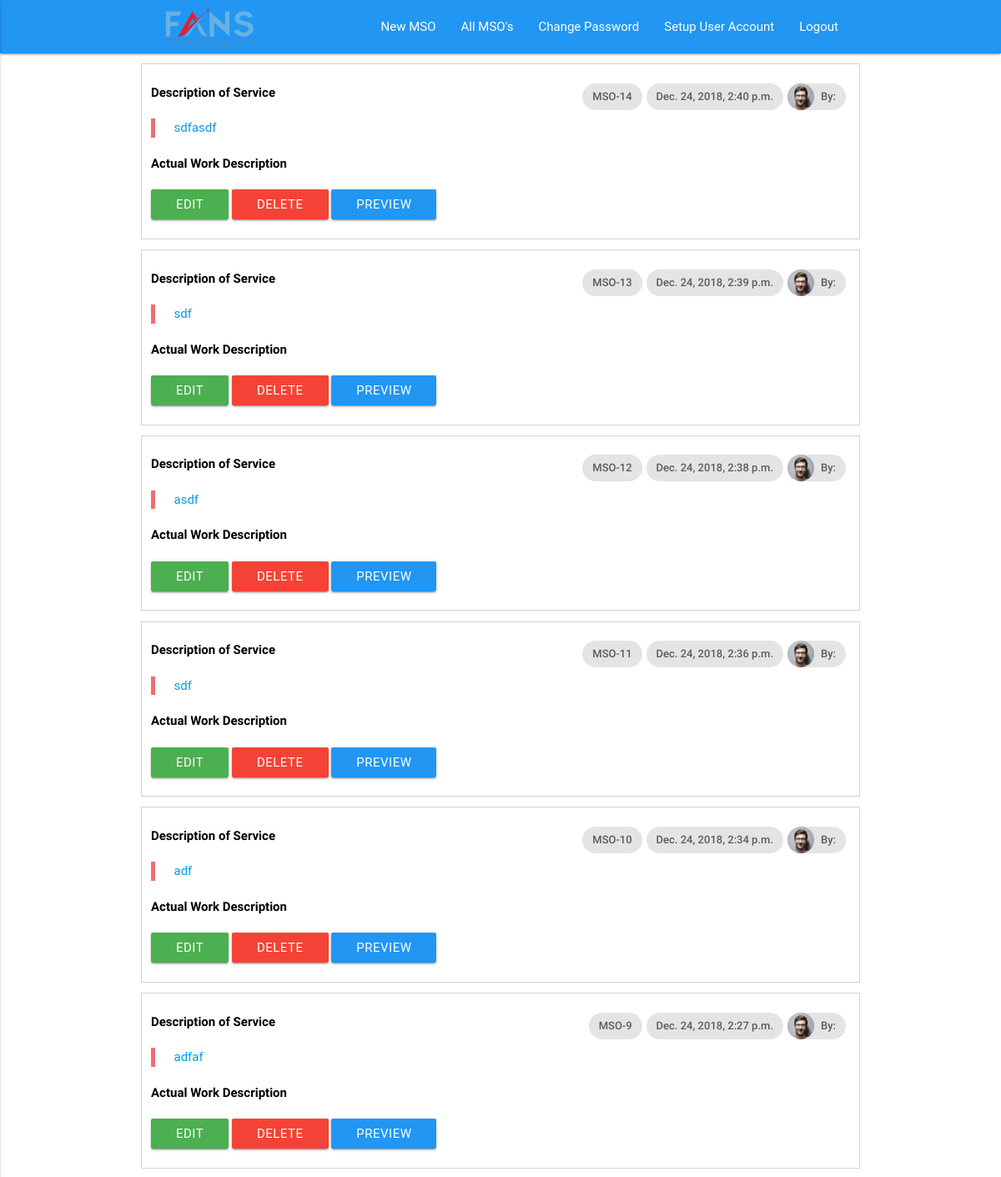
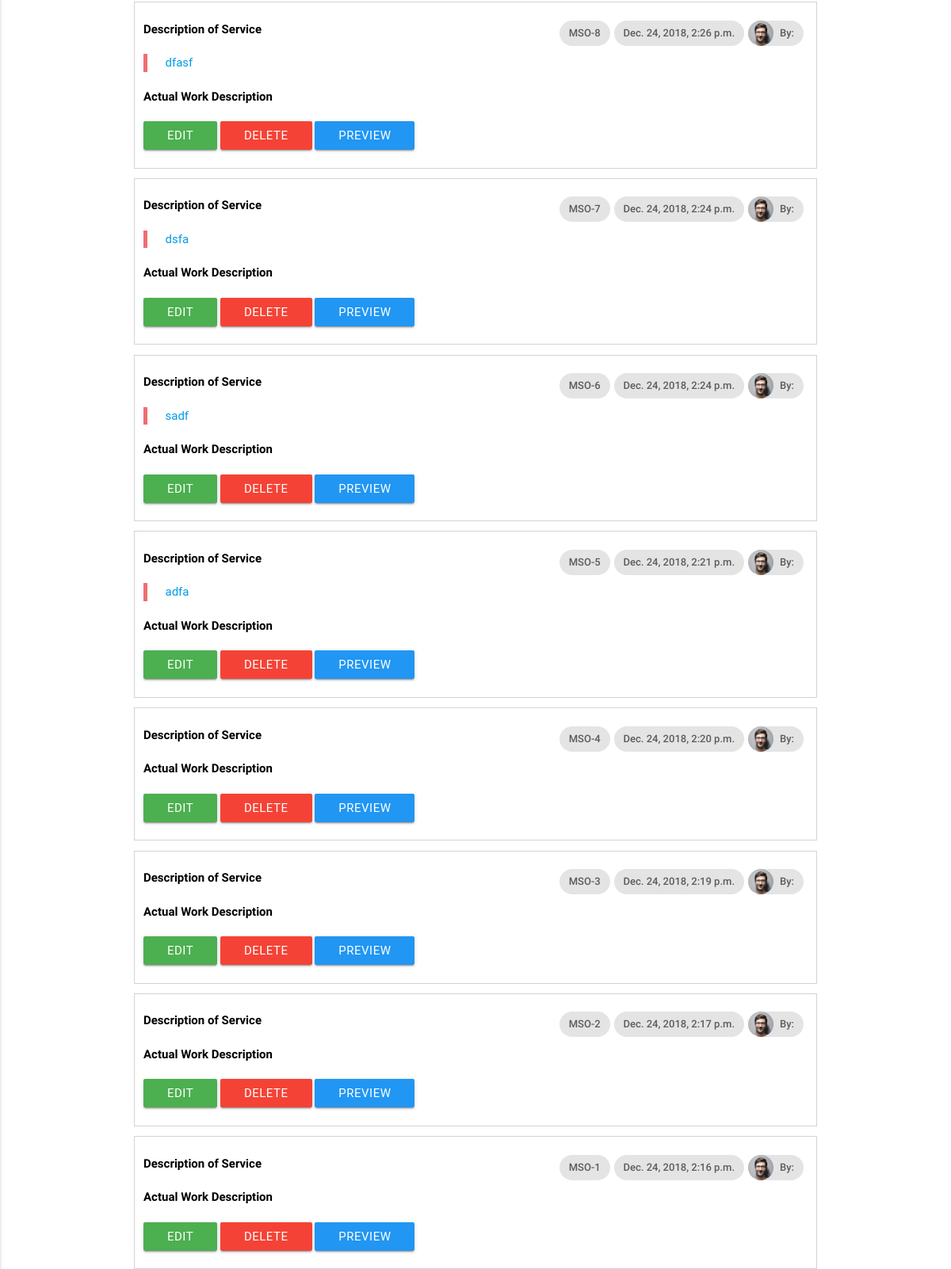
The app's page /mso/ (signed in), older data (2 pictures, top to bottom).
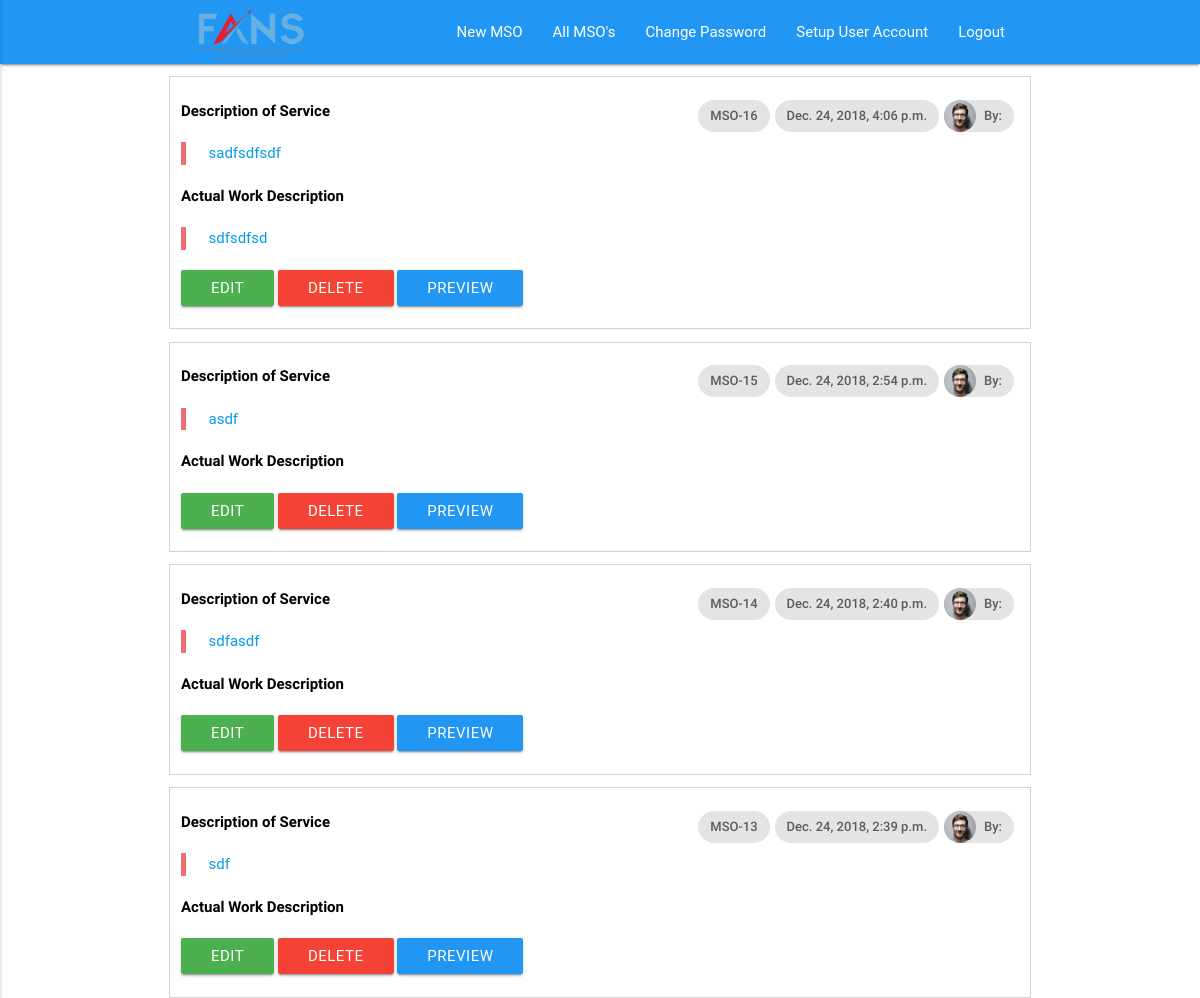
The same page, newer data.
### mso/models.py (models this page shows, shortened)
class MsoCns(models.Model):
    requested_by = models.CharField(max_length=100, default='')
    section =  models.CharField(max_length=100, default='')
    department_head =  models.CharField(max_length=100, default='')
    location =  models.CharField(max_length=100, default='')
    description_of_service = models.TextField(default='')
    tsm_approval = models.BooleanField(default=False)
    tsm_approval_date = models.DateTimeField(auto_now=False, null=True)
    actual_work_descripition = models.TextField(default='')
    date_started = models.CharField(default='', max_length=50)
    date_completed = models.CharField(default='', max_length=50)
    work_compleated_by = models.TextField(default='')
    id_number = models.CharField(max_length=254, default='')
    supervisor_approval = models.BooleanField(default=False)
    supervisor_approval_date = models.DateTimeField(auto_now=False, null=True)
    posted_on = models.DateTimeField(auto_now=True)
    posted_by = models.EmailField(max_length=254, default='')
    posted_by_name = models.CharField(max_length=254, default='')
    requested_by_other_department = models.BooleanField(default=False)
    completed = models.BooleanField(default=False)

### mso/views.py (the view)
# urls.py: path('', views.all_msos, name='all_msos.html'),
@login_required
def all_msos(request):
    all_msos = MsoCns.objects.all().order_by('-pk')
    current_user_name = helper.get_full_name(request.user)
    print(current_user_name)
    args = {
        'msos': all_msos,
        'current_user_name': str(current_user_name),
         'current_user_email': str(request.user),
    }
    return render(request, 'mso/all_msos.html', args)

### mso/helper.py (called while the page is built)
def get_full_name(email):
    first_name = CustomUser.objects.values_list('first_name', flat=True).filter(email=email)[0].lower()
    last_name = CustomUser.objects.values_list('last_name', flat=True).filter(email=email)[0].lower()
    return first_name.capitalize() + ' ' + last_name.capitalize()

### users/models.py (called while the page is built)
    def __str__(self):
        return self.email

### mso/templates/mso/all_msos.html (shortened to what this page needs)
{% extends 'base.html' %}
{% load static %}
{% block linktag %} <link rel="stylesheet" type="text/css" href="{% static "pages/css/mso.css" %}"> {% endblock linktag %}
{% block navbar-li %}
{% if user.is_authenticated %}
<li>
    <a href="/mso/new">New MSO</a>
</li>
<li>
    <a href="/mso/all">All MSO's</a>
</li>
<li>
    <a href="/accounts/password/change">Change Password</a>
</li>
<li>
    <a href="/user/setup-account">Setup User Account</a>
</li>
<li>
    <a href="/accounts/logout">Logout</a>
</li>
{% endif %}
{% endblock navbar-li %}
{% block content %}
<div class="container">
        {%for mso in msos %}
        <div class="row mso_row" id="r{{mso.id}}">
            <div class="col s12">
                <br>
                <a id="read_mode_a" href="/mso/{{mso.id}}">
                    <div class="chip">
                        <img src="{% static "pages/img/person1.jpg" %}" alt="Contact Person">By: {{ mso.posted_by_name }}
                    </div>
                    <div class="chip">
                        {{mso.posted_on}}
                    </div>
                    <div class="chip">MSO-{{mso.id}}</div>
                    <span class="title mso_title">Description of Service</span>
                    <blockquote>{{mso.description_of_service}}</blockquote>
                    <span class="title mso_title">Actual Work Description</span>
                    <blockquote>{{mso.actual_work_descripition}}</blockquote>
                    </a>
                    <a id="" href="/mso/edit/{{mso.id}}" class="waves-effect waves-light green btn modal-trigger">Edit</a>
                    <a id="{{mso.id}}" href="#" class="delete waves-effect waves-light red btn modal-trigger">Delete</a>
                    <a href="/mso/{{mso.id}}" class="waves-effect waves-light blue btn modal-trigger">Preview</a>
                <br>
                <br>
            </div>
        </div>
        {% endfor %}
</div>
{% endblock content %}

Row changes from the older to the newer data that the page shows:
removed MsoCns: posted_on "Dec. 24, 2018, 2:38 p.m.", id "12", description_of_service "asdf"
removed MsoCns: posted_on "Dec. 24, 2018, 2:36 p.m.", id "11", description_of_service "sdf"
removed MsoCns: posted_on "Dec. 24, 2018, 2:34 p.m.", id "10", description_of_service "adf"
removed MsoCns: posted_on "Dec. 24, 2018, 2:27 p.m.", id "9", description_of_service "adfaf"
removed MsoCns: posted_on "Dec. 24, 2018, 2:26 p.m.", id "8", description_of_service "dfasf"
removed MsoCns: posted_on "Dec. 24, 2018, 2:24 p.m.", id "7", description_of_service "dsfa"
removed MsoCns: posted_on "Dec. 24, 2018, 2:24 p.m.", id "6", description_of_service "sadf"
removed MsoCns: posted_on "Dec. 24, 2018, 2:21 p.m.", id "5", description_of_service "adfa"
removed MsoCns: posted_on "Dec. 24, 2018, 2:20 p.m.", id "4"
removed MsoCns: posted_on "Dec. 24, 2018, 2:19 p.m.", id "3"
removed MsoCns: posted_on "Dec. 24, 2018, 2:17 p.m.", id "2"
removed MsoCns: posted_on "Dec. 24, 2018, 2:16 p.m.", id "1"
added MsoCns: posted_on "Dec. 24, 2018, 4:06 p.m.", id "16", description_of_service "sadfsdfsdf", actual_work_descripition "sdfsdfsd"
added MsoCns: posted_on "Dec. 24, 2018, 2:54 p.m.", id "15", description_of_service "asdf"
